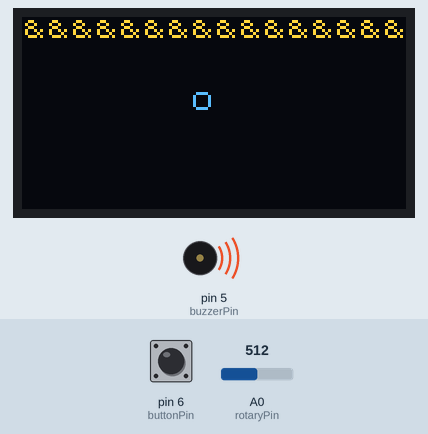
The sketch below on a simulated Arduino Uno, built with avr-gcc and run on an emulated ATmega328P. Parts: 128×64 one-colour display, buzzer (waves = sounding). Inputs (shaded band) come from the test bench; at power-on: pin 6 (buttonPin) LOW, A0 (rotaryPin) = 512. The OLED is the two-colour kind (top 16 rows yellow).

Above: at 1.3 s.
1.4 s: pin 6 (buttonPin) pulled HIGH for 0.25 s
At 1.72 s:
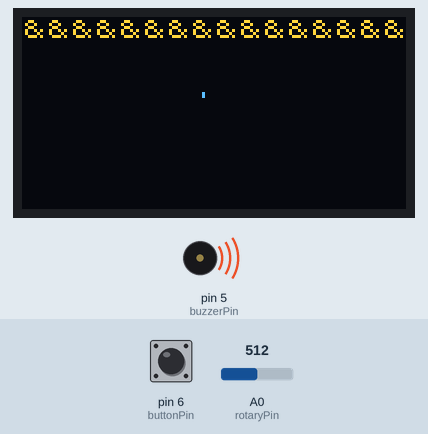
3.5 s: A0 (rotaryPin) set to 716
At 3.8 s:
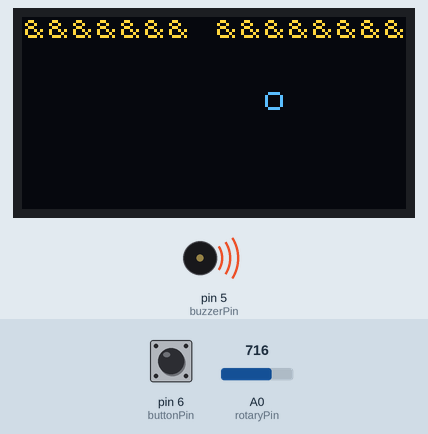
5.1 s: pin 6 (buttonPin) pulled HIGH for 1 s
At 5.76 s:
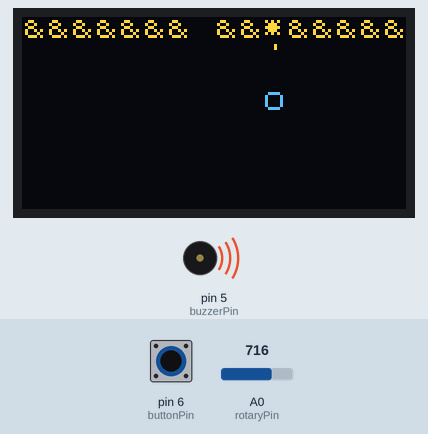
7.6 s: A0 (rotaryPin) set to 900
At 8.0 s:
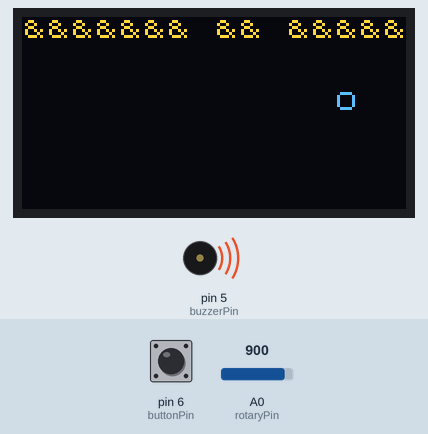
9.3 s: pin 6 (buttonPin) pulled HIGH for 0.25 s
At 10.61 s:
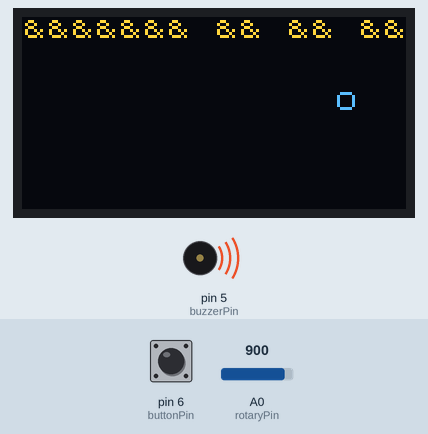
12.5 s: A0 (rotaryPin) set to 1023
At 12.94 s:
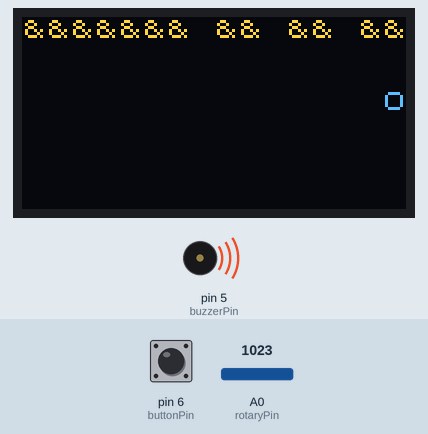
Timing chart, 0 to 15.2 s (numbered marks = the images above; inputs shaded):
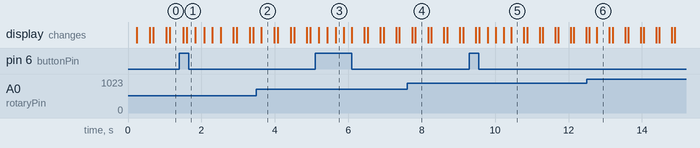

The sketch:

game0.ino
```cpp
#include <Arduino.h>
#include <U8x8lib.h>

U8X8_SSD1306_128X64_ALT0_HW_I2C u8x8(/* reset=*/ U8X8_PIN_NONE);

const int rotaryPin = A0;
const int buttonPin = 6;
const int buzzerPin = 5;

int buttonPreState = 0;
int buttonState = 0;


int bullet[] = {-1,-1};
int enemy[] =
{
  1,1,1,1,1,1,1,1,1,1,1,1,1,1,1,1 //0が死亡、1が生存
};

void setup(void) {
 u8x8.begin();
 u8x8.setFlipMode(1);
 pinMode(rotaryPin, INPUT);
 pinMode(buttonPin, INPUT);
 pinMode(buzzerPin, OUTPUT);
 analogWrite(buzzerPin, 300);
 delay(100);
 analogWrite(buzzerPin, 0);
 Serial.begin(9600);

}

void loop(void) {
 int rotaryValue = map(analogRead(rotaryPin), 0,1023, 0,15);
 //Serial.println(rotaryValue);

 u8x8.setFont(u8x8_font_chroma48medium8_r);

 //自分の動き
 u8x8.setCursor(rotaryValue, 3);//長辺方向(0~15), 短辺方向(0~3)
 u8x8.print("O");

 //bulletの動き
 ///ボタン押したら発射
  buttonPreState = buttonState;
  delay(10);
  buttonState = digitalRead(buttonPin);

  if (buttonPreState == 0 && buttonState == 1){//押した瞬間、発射
    bullet[0] = rotaryValue;
    bullet[1] = 3;
  }
  ///bullet描画
  if (bullet[1] >= 0 && bullet[1] <= 3){
    u8x8.setCursor(bullet[0], bullet[1]);
    u8x8.print("'");
    bullet[1]--;//更新
  }

  //enemyの動き
  for (int i=0; i<16; i++){
    if(enemy[i]==1){
      u8x8.setCursor(i,0);
      if (bullet[0] == i && bullet[1] == 0){//bulletに当たってたら
        u8x8.print("*");
        enemy[i]=0;
      }else{//bulletに当たってなかったら
        u8x8.print("&");
      }
    }
  }


 delay(100);
 u8x8.clearDisplay();
}
```

Measured:
- after the input at 1.4 s, the display: first differs from a run without the input after 0.21 s (image 1)
- after the input at 3.5 s, the display: changes after 0.13 s (image 2)
- after the input at 5.1 s, the display: first changes after 0.10 s (image 3 shows a later state)
- after the input at 9.3 s, the display: first differs from a run without the input after 0.27 s (image 5 shows a later state)
- after the input at 12.5 s, the display: first differs from a run without the input after 0.28 s (image 6)
